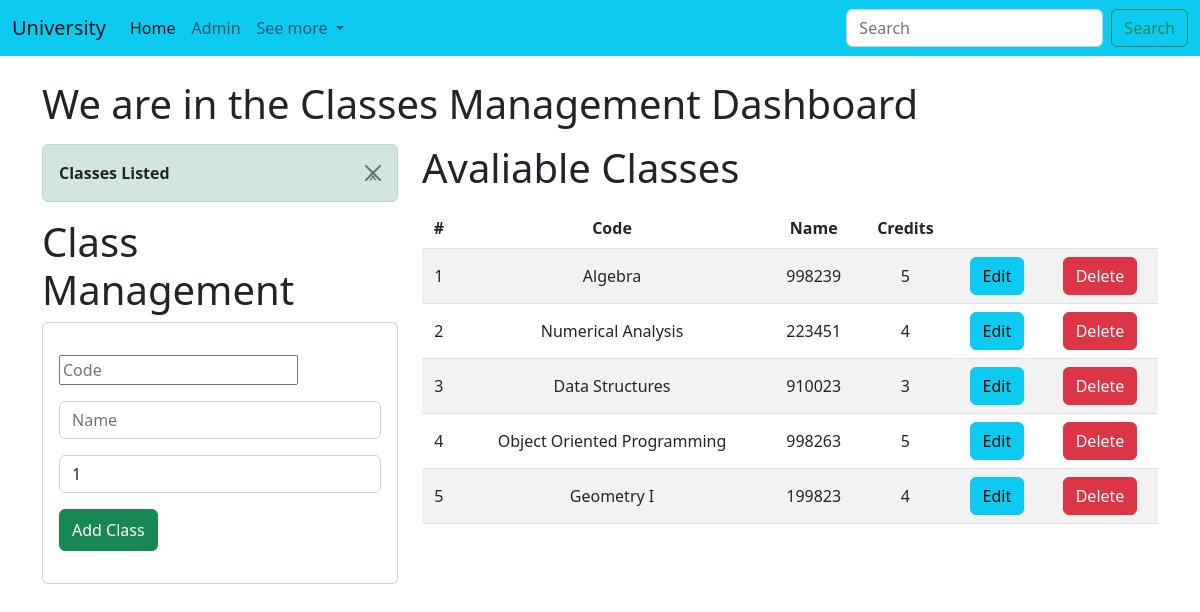
The page / on the database its author committed.
### Academic/models.py (models this page shows, shortened)
class Classes(models.Model):
    code = models.CharField(primary_key = True, max_length = 6)
    name = models.CharField(max_length = 50)
    credits = models.PositiveSmallIntegerField()

### Academic/views.py (the view)
# urls.py: path('', views.home),
def home(request):
    class_list = Classes.objects.all()
    messages.success(request, 'Classes Listed')
    return render(request, "managementClass.html",{ "classes": class_list})

### Academic/templates/managementClass.html (shortened to what this page needs)
{% extends "./base.html" %}
{% block body %}
<h1>We are in the Classes Management Dashboard</h1>
<div class = 'row'>
    <div class = "col-sm-12 col-md-6 col-lg-4 col-xl-4">
    {% if messages %}
    {% for message in messages %}
        <div class = 'alert alert-dismissible alert-success'>
            <button type = 'button' class = 'btn-close' data-bs-dismiss = 'alert'>&times;</button>
            <strong class = 'text-dark'> {{ message }}</strong>
        </div>
    {% endfor %}
    {% endif %}
    <h1>Class Management</h1>
        <div class = 'card py-2'>
            <div class = 'card-body'>
                <form action = "/addClass/" method = 'POST'> {% csrf_token %}
                    <div class = "form-group py-2">
                        <input type = 'text' id = 'txtCode' name = 'txtCode' clas1s = 'form-control' placeholder="Code" minlength="6" maxlength="6" required>
                    </div>
                    <div class = "form-group py-2">
                        <input type = 'text' id = 'txtName' name = 'txtName' class = 'form-control' placeholder="Name" maxlength="50" required>
                    </div>
                    <div class = "form-group py-2">
                        <input type = 'text' id = 'numCredits' name = 'numCredits' class = 'form-control' min="1" max="9" value = '1' required>
                    </div>
                    <div class = "form-group py-2">
                        <button type = 'submit' class = 'btn btn-success btn-block text-blue py-2'>
                            Add Class
                        </button>
                    </div>
                </form>
            </div>
        </div>
    </div>
    <div class = "col-sm-12 col-md-6 col-lg-8 col-xl-8">
        <h1>Avaliable Classes</h1>
        <div class = 'table-responsived py-2'>
            <table class = "table table-striped">
                <thead>
                    <tr>
                        <th>#</th>
                        <th>Code</th>
                        <th>Name</th>
                        <th>Credits</th>
                        <th colspan = "2"> </th>
                    </tr>
                </thead>
                <tbody>
                    {% for class in classes %}
                    <tr>
                    <td>{{forloop.counter}}</td>
                    <td>{{class.name}}</td>
                    <td>{{class.code}}</td>
                    <td>{{class.credits}}</td>
                    <td><a href = "editionClass/{{class.code}}" class = "btn btn-info">Edit</a></td>
                    <td><a href = "deleteClass/{{class.code}}" class = "btn btn-danger btnDelete">Delete</a></td>
                    </tr>
                    {% endfor %}
                </tbody>
            </table>
        </div>
</div>
{% endblock %}

### Academic/templates/base.html (shortened to what this page needs)
<!doctype html>
<html lang="en">
  <head>
    {% load static %}
    <link href="https://cdn.jsdelivr.net/npm/bootstrap@5.2.3/dist/css/bootstrap.min.css" rel="stylesheet">
    <link rel="stylesheet" href="{% static 'css/managementClass.css' %}">
</head>
<body>
    <nav class="navbar navbar-expand-lg bg-info">
        <div class="container-fluid">
          <a class="navbar-brand" href="#">University</a>
          <div class="collapse navbar-collapse" id="navbarSupportedContent">
            <ul class="navbar-nav me-auto mb-2 mb-lg-0">
              <li class="nav-item">
                <a class="nav-link active" aria-current="page" href="#">Home</a>
              </li>
              <li class="nav-item">
                <a class="nav-link" href="#">Admin</a>
              </li>
              <li class="nav-item dropdown">
                <a class="nav-link dropdown-toggle" href="#" role="button" data-bs-toggle="dropdown" aria-expanded="false">
                  See more
                </a>
              </li>
            </ul>
            <form class="d-flex" role="search">
              <input class="form-control me-2" type="search" placeholder="Search" aria-label="Search">
              <button class="btn btn-outline-success" type="submit">Search</button>
            </form>
          </div>
        </div>
      </nav>
<div class = "container py-4">
{% block body %}
{% endblock %}
</div>
</body>
</html>

### Academic/static/css/managementClass.css (style rules this page uses)
th, td { text-align: center; vertical-align: middle; }

### rows shown on the page
Classes: name "Algebra", code "998239", credits "5"
Classes: name "Numerical Analysis", code "223451", credits "4"
Classes: name "Data Structures", code "910023", credits "3"
Classes: name "Object Oriented Programming", code "998263", credits "5"
Classes: name "Geometry I", code "199823", credits "4"

### other values the page prints
{{ message }} "Classes Listed"
